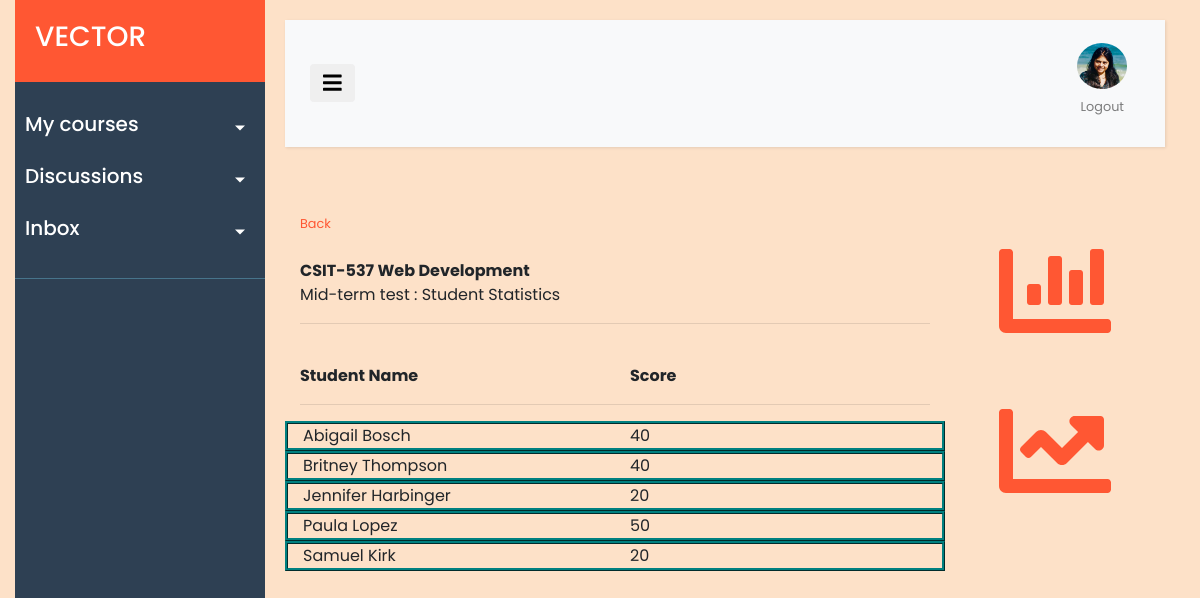
Screenshot of /studentstats/58 (signed in) with the database file from the repository.
### ELearn/models.py (models this page shows, shortened)
class Assessment(models.Model):
    assess_id = models.AutoField(primary_key=True)
    assess_name = models.CharField("Assessment Name", max_length=255, blank=False, null=False)
    assess_points = models.IntegerField("Assessment Points", blank=False, null=False, default=100)
    assess_time_limit = models.IntegerField("Time limit (mins.)", default=120, blank=False)
    course = models.ForeignKey(Course, on_delete=models.CASCADE)
    module = models.CharField("Module ID", max_length=255)
    is_published = models.BooleanField("Published", default=False)

class Course(models.Model):
    course_id = models.CharField("Course ID", max_length=255, blank=False, null=False, unique=True)
    course_name = models.CharField("Course Name", max_length=255, blank=False, null=False, unique=True)
    course_desc = models.TextField("Course Description", blank=True)
    instructor = models.ForeignKey(User, db_column="user", null=True, on_delete=models.SET_NULL)
    days = models.CharField("Day", max_length=255)
    timing = models.CharField("Timing", max_length=255)
    mode = models.CharField("Instruction Mode", max_length=255)

### ELearn/views.py (the view)
# urls.py: path("studentstats/<str:module_id>", views.view_student_stats, name="studentstats"),
def view_student_stats(request, module_id):
	assessment = Assessment.objects.get(module=module_id)
	assess_attempts = Assessment_Attempt.objects.filter(assessment=assessment.assess_id)
	student_scores = Assessment_Attempt.objects.filter(assessment=assessment.assess_id).values('attempt_user__first_name','attempt_user__last_name', 'attempt_user__username').annotate(Sum('result'))
	return render(request, "ELearn/student_stats.html", {"assessment":assessment, "assess_attempts":assess_attempts, "student_scores":student_scores})

### ELearn/context_processors.py (called while the page is built)
def get_courses(request):
    course_list = []
    profile_picture_url = ''
    if request.user.is_authenticated:
        current_user = request.user
        course_list = Course.objects.filter(instructor=current_user)
        current_profile = Profile.objects.get(user=current_user)
        profile_picture_url = current_profile.image.url
    return{
        'CURRENT_USER_COURSES' : course_list,
        'CURRENT_USER_DP' : profile_picture_url,
    }

### ELearn/templates/ELearn/student_stats.html (shortened to what this page needs)
{% extends "ELearn/layout.html" %}
{% block content %}
{% load static %}
<div class="container">
    <div class="row">
        <div class="col-9">
            <div class="row">
                <div class="col">
                    <small><a class="orange-link" href="{% url 'assessmenthome' module_id=assessment.module %}">Back</a></small>
                </div>
            </div>
            <br/>
            {% if not student_scores.all %}
                <div class="row">
                    <div class="col">
                        <i class="fas fa-exclamation-circle orange"></i> The student stats will be available when the assessment has been taken by students.
                        <hr/>
                        <br/>
                        You can take a test attempt <a class="orange-link" href="{% url 'takeassessment' module_id=assessment.module %}">here</a>.
                    </div>
                </div>
            {% else %}
                <div class="row">
                    <div class="col">
                        <strong>{{ assessment.course.course_id }} {{ assessment.course.course_name }}</strong>
                    </div>
                </div>
                <div class="row">
                    <div class="col">
                            {{ assessment.assess_name }} : Student Statistics
                    </div>
                </div>
                <hr/>
                <br/>
                <div class="row">
                    <div class="col-6">
                        <strong>Student Name</strong>
                    </div>
                    <div class="col-6">
                        <strong>Score</strong>
                    </div>
                </div>
                <hr/>
                {% for entry in student_scores %}
                <div class="row" style="border-style:ridge; border-color: teal;">
                    <div class="col-6" style="border: brown;">
                        <a href="#">{{ entry.attempt_user__first_name }} {{ entry.attempt_user__last_name }}</a>
                    </div>
                    <div class="col-6" style="border: brown;">
                        {{ entry.result__sum }}
                    </div>
                </div>
                {% endfor %}
            {% endif %}
        </div>
        <div class="col-3">
            <div class="row">
                <div class="col">
                </div>
            </div>
            <div class="row">
                <div class="col text-center">
                    <i class="fas fa-chart-bar fa-7x orange"></i>
                </div>
            </div>
            <br/>
            <br/>
            <div class="row">
                <div class="col text-center">
                    <i class="fas fa-chart-line fa-7x orange"></i>
                </div>
            </div>
        </div>
    </div>
</div>
{% endblock %}

### ELearn/static/ELearn/ELearn_Styles.css (style rules this page uses)
body { font-family: 'Poppins', sans-serif; background: rgb(253, 225, 200); }
.orange { color:#FF5733; }
.orange-link { color: #FF5733; }
a, a:hover, a:focus { color: inherit; text-decoration: none; transition: all 0.3s; }

### rows the page displays
Assessment: course.course_id "CSIT-537", course.course_name "Web Development", assess_name "Mid-term test"

### other values shown
{{ entry.attempt_user__first_name }} "Abigail" "Britney" "Jennifer" "Paula" "Samuel"
{{ entry.attempt_user__last_name }} "Bosch" "Thompson" "Harbinger" "Lopez" "Kirk"
{{ entry.result__sum }} "40" "40" "20" "50" "20"
